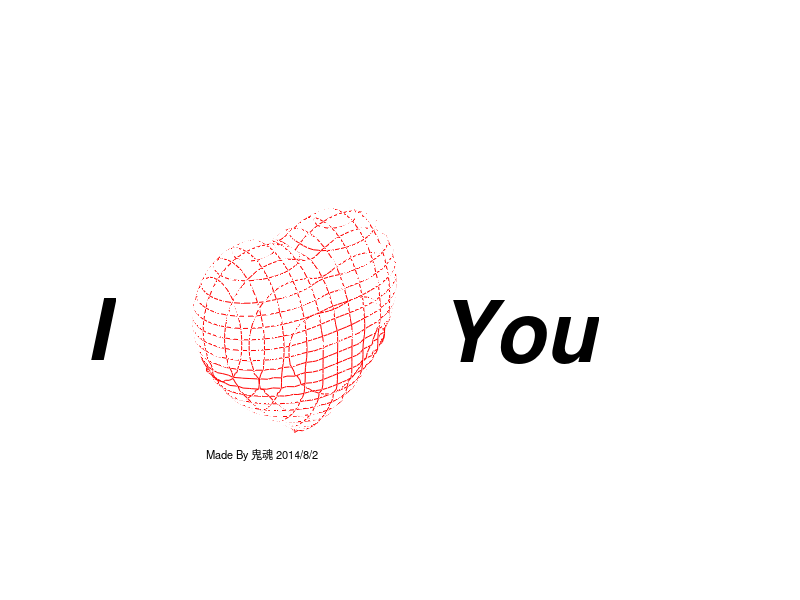

This figure's MATLAB source:
clear
clc
%构造体积方程和坐标轴，画出图形;
[X,Y,Z] = meshgrid(linspace(-3,3,101));

%3D心型图方程如下;
F = -X.^2.*Z.^3-(9/80).*Y.^2.*Z.^3+(X.^2+(9/4).*Y.^2+Z.^2-1).^3;
hFigure = figure;
sz = get(hFigure, 'Position');
set(hFigure, 'Position', [sz(1)-0.15*sz(3) sz(2) 1.3*sz(3) sz(4)]);
set(hFigure,'color','w', 'menu','none')

hAxes = axes('Parent',hFigure,'NextPlot','add',...
    'DataAspectRatio',[1 1 1],...
    'XLim',[30 120],'YLim',[35 65],'ZLim',[30 75]);
view([-39 30]);
axis off

% 制作出动态的隐形效果;

hidden on

% 画出网格，制作网格动态效果;

% 快渲染心得背面:

p = patch(isosurface(F,-0.001));
set(p,'FaceColor','w','EdgeColor','w');

% 构造Y-Z平面,,描完函数在该平面的点:
for iX = [35 38 41 45 48 51 54 57 61 64 67]
    plane = reshape(F(:,iX,:),101,101);
    cData = contourc(plane,[0 0]);
    xData = iX.*ones(1,cData(2,1));
    plot3(hAxes,xData,cData(2,2:end),cData(1,2:end),'r');
    pause(.1), drawnow
end

% 构造X-Z平面,描完函数在该平面的点:
for iY = [41 44 47 51 55 58 61]
    plane = reshape(F(iY,:,:),101,101);
    cData = contourc(plane,[0 0]);
    yData = iY.*ones(1,cData(2,1));
    plot3(hAxes,cData(2,2:end),yData,cData(1,2:end),'r');
    pause(.1), drawnow
end

% 构造X-Y平面,描完函数在该平面的点:
for iZ = [36 38 40 42 44 46 48 50 52 54 56 58 60 62 64 66 69 71]
    plane = F(:,:,iZ);
    cData = contourc(plane,[0 0]);
    startIndex = 1;
    if size(cData,2) > (cData(2,1)+1)
        startIndex = cData(2,1)+2;
        zData = iZ.*ones(1,cData(2,1));
        plot3(hAxes,cData(1,2:(startIndex-1)),...
                cData(2,2:(startIndex-1)),zData,'r');
    end
    zData = iZ.*ones(1,cData(2,startIndex));
    plot3(hAxes,cData(1,(startIndex+1):end),...
        cData(2,(startIndex+1):end),zData,'r');
    pause(.1), drawnow
end

%函数已经画完,接下来为文字部分;
pause(.2)

%设置字体大小,粗细,位置等,以下是打出I (心型图) Wendy;

text(7,50,70,'I', 'fontWeight','bold','FontAngle','italic','fontsize',60)
pause(.5)
text(80,50,43,'You', 'fontWeight','bold','FontAngle','italic','fontsize',60)
pause(.2)

line([20 80],[50 50],[52.5 52.5], 'color','w')
line([50 50],[20 80],[52.5 52.5], 'color','w')
line([50 50],[50 50],[30 80], 'color','w')

%制作者签名;
text(40,60,30,'Made By 鬼魂 2014/8/2', 'fontsize',8)
text(35,45,30,'', 'fontsize',8)
